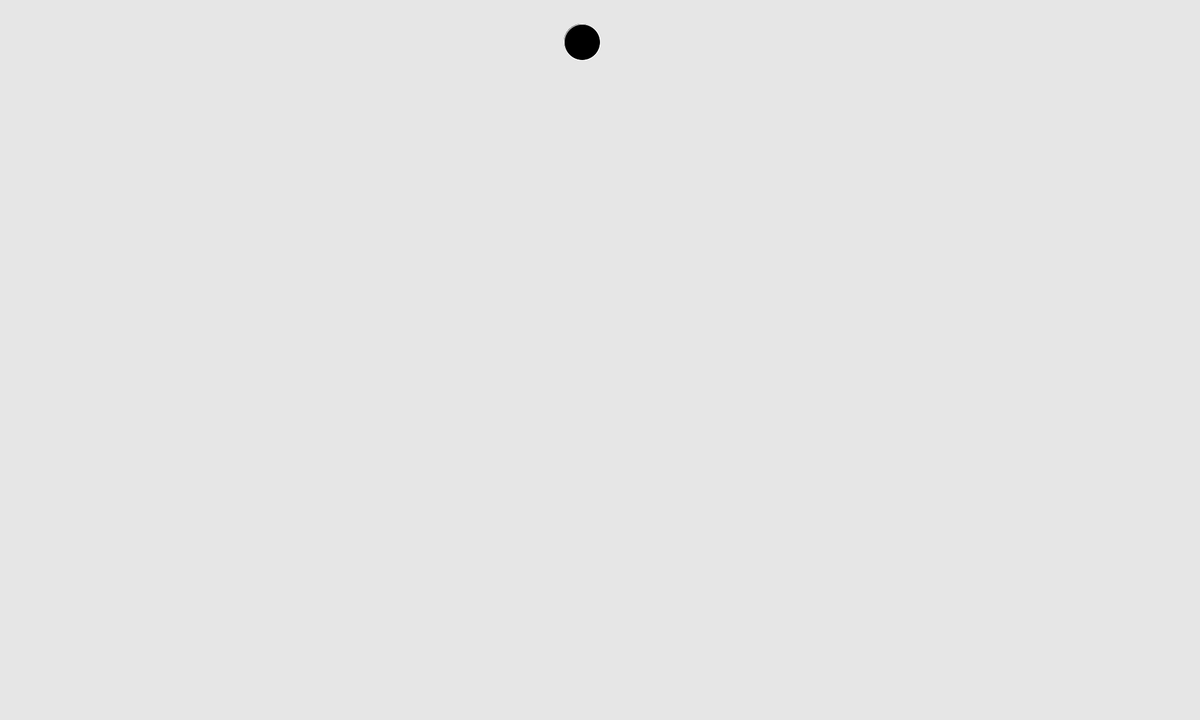
Frame 1 (no input)
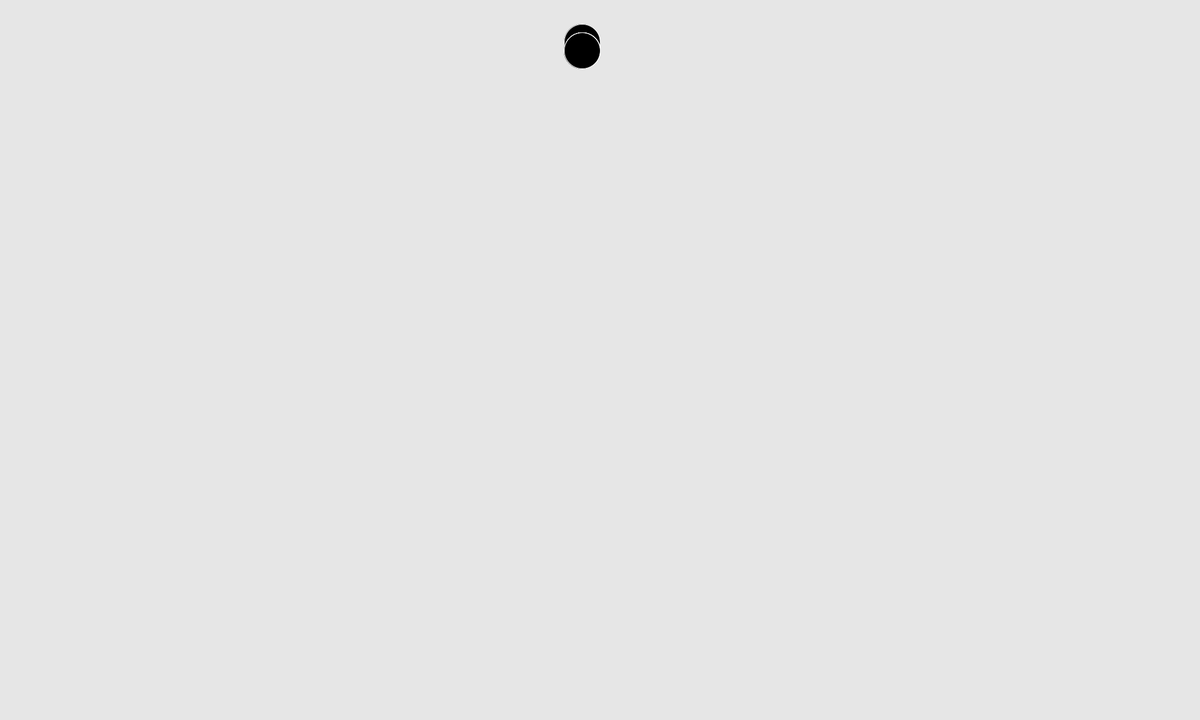
Frame 60 (the mouse pressed at the canvas centre just before this capture)
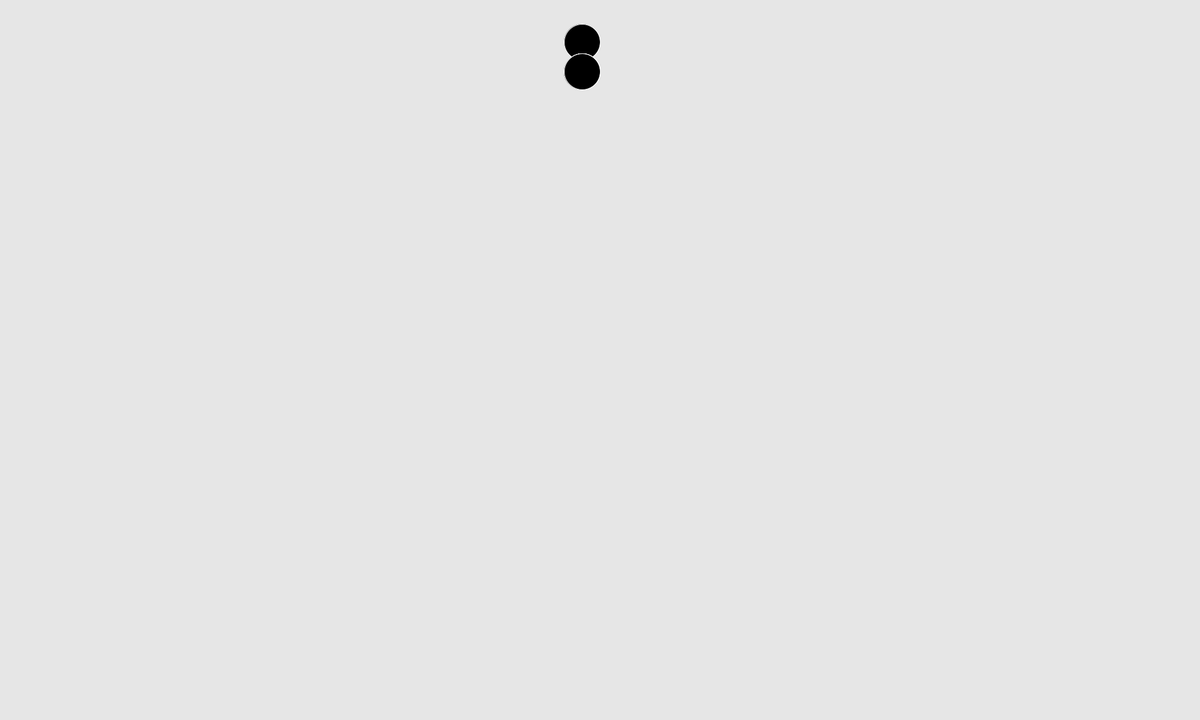
Frame 120 (the mouse held since frame 60 and released just before this capture)

The Processing sketch that drew these frames (run headless with seeded random() and noise(); from frame 60 on, the mouse is pressed at the canvas centre):

// Processing sketch: PhysicsParticleString_Interactive
// ── PhysicsParticleString_Interactive.pde
// Physics Particle String //

void setup()
{
  size(2000, 1200);
  
  // string size
  stringLen = scrHeight - 20;
  relaxDist = stringLen / chain.length;
  background( 230,230,230);
  
  // particles
  for ( int i = 0; i < chain.length; i++ ) 
  {
     chain[i] = new particle( scrWidth/2, scrHeight -10, scrHeight, color(0,0,0));
  }
  
  // frame
  frameRate(1/dt);
}

void draw()
{
  // clear
  background(230,230,230);
  updateChain();
  pullChain();
  
}

int mouseStatus = 0;
// mouseStatus 0 - not clicked
//             1 - moment clicked
//             2 - held
//             3 - mouse held nothing selected

// constants
float minDist;
int minI;
int selectedParticle;
PVector offset;
PVector mousePos = new PVector(0,0,0);
float threshold = 10;

void pullChain()
{
  // Update mouseStatus
  mousePos.x = mouseX / pixelspermeter;
  mousePos.y = scrHeight - mouseY / pixelspermeter;
  if (mousePressed)
   {
     if (mouseStatus == 0) { mouseStatus = 1; }
     else if (mouseStatus == 1) 
     {
       mouseStatus = 2;
     }
   }
   else { mouseStatus = 0; }
   
   // mouse options
   if (mouseStatus == 0) {
     
   }
   
   if (mouseStatus == 1) {
     // find closest particle
     minDist = PVector.dist(chain[0].r, mousePos);
     minI = 0;
     for ( int i = 1; i < chain.length; i++ ) {
       if ( PVector.dist(chain[i].r, mousePos) < minDist ) {
         minDist = PVector.dist(chain[i].r, mousePos);
         minI = i;
         println( "minDist = " + minDist);
       }
       println( "minDist = " + minDist);
     }
     
     // select particle if within threshold
     if ( minDist < threshold ) {
       selectedParticle = minI;
       offset = PVector.sub(chain[selectedParticle].r, mousePos);
       print("Particle Selected: " + selectedParticle );
     }
     else {
       mouseStatus = 3;
       print("Particle Not Selected");
     }
   }
   
   // MOUSE HELD
   else if ( mouseStatus == 2 ) {
     chain[selectedParticle].r = PVector.add(mousePos, offset);
   }
     
   
}

void updateChain()
{
  // first link
  chain[0].render();
  
  // middle links
  for (int i = 1; i<chain.length-1; i++)
  //for (int i = chain.length-2 ; i > 0; i--)
  {
    //// println("updating particle" + i );
    neighborlist2[0] = chain[i-1];
    neighborlist2[1] = chain[i+1];
    chain[i].update(neighborlist2);
    chain[i].render();
  }
  
  // last link
  neighborlist1[0] = chain[chain.length - 2];
  chain[(chain.length - 1)].update(neighborlist1);
  chain[(chain.length - 1)].render(); 
}
// ── global_vars.pde
  
        ////////////////////////////////////////////
        //                                        //
        //                GLOBAL                  //
        //  Component of Physics Chain Simulation //
        //                                        //
        ////////////////////////////////////////////
        
// global measurements
float pixelspermeter = 10;
float scrWidth = 200; // meters
float scrHeight = 120; // meters
float dt = 0.01;

// constants
float relaxDist; // dist between particles
float stringLen; // lenght of chain
float KString = 5;
float KAir = .1;

// chain
particle[] chain = new particle[10];

// particle assets
particle[] neighborlist1 = new particle[1];
particle[] neighborlist2 = new particle[2];
// ── objects.pde
        
                    ////////////////////////////////////////////
                    //                                        //
                    //               OBJECTS!                 //
                    //  Component of Physics Chain Simulation //
                    //                                        //
                    ////////////////////////////////////////////

class particle {
  
  // values
  float dist, screenHeight, k, m;
  PVector v, r, f, displacement, normalDisplacement, tension,vNormalized, airRes, vNormal;
  PVector fAir = new PVector(0,0,0);
  color renderColor;
  
  // initiator
  particle(float x,float y, float tempscreenHeight, color tempRenderColor) {
    v = new PVector(0, 0);
    r = new PVector(x,y);
    f = new PVector(0,0);
    renderColor = tempRenderColor;
    
    m = .1; // kg
    screenHeight = tempscreenHeight;
  }
  
  // draw command
  void render () {
    stroke(255,255,255);
    fill(renderColor);
    ellipse((r.x-3) * pixelspermeter, (screenHeight - r.y-3) * pixelspermeter, 60, 60);
  }
  
  void update (particle[] neighbors) {
    // force calculations
    f.x = 0;
    f.y = 0;
        
    // Gravity
    f.add(0, -9.8*m);
    
    // Neighbors
    for (int i=0; i < neighbors.length; i++)
    {
      dist = PVector.dist(neighbors[i].r, r);
      if (dist > relaxDist) {
        displacement = PVector.sub(neighbors[i].r, r);
        normalDisplacement = displacement;
        normalDisplacement.normalize();
        tension = PVector.mult( normalDisplacement, (dist - relaxDist) * KString );
        f.add(tension);
      }
    }
      
    // Air
    fAir.x = v.x;
    fAir.y = v.y;
    fAir.z = v.z;
    fAir.normalize();
    fAir.mult(-KAir * v.mag()); 
    f.add(fAir);
      
    // Update velocity and postion
    v.add(PVector.mult( PVector.div(f, m), dt ));
    r.add(PVector.mult(v, dt));
      
  }
}
